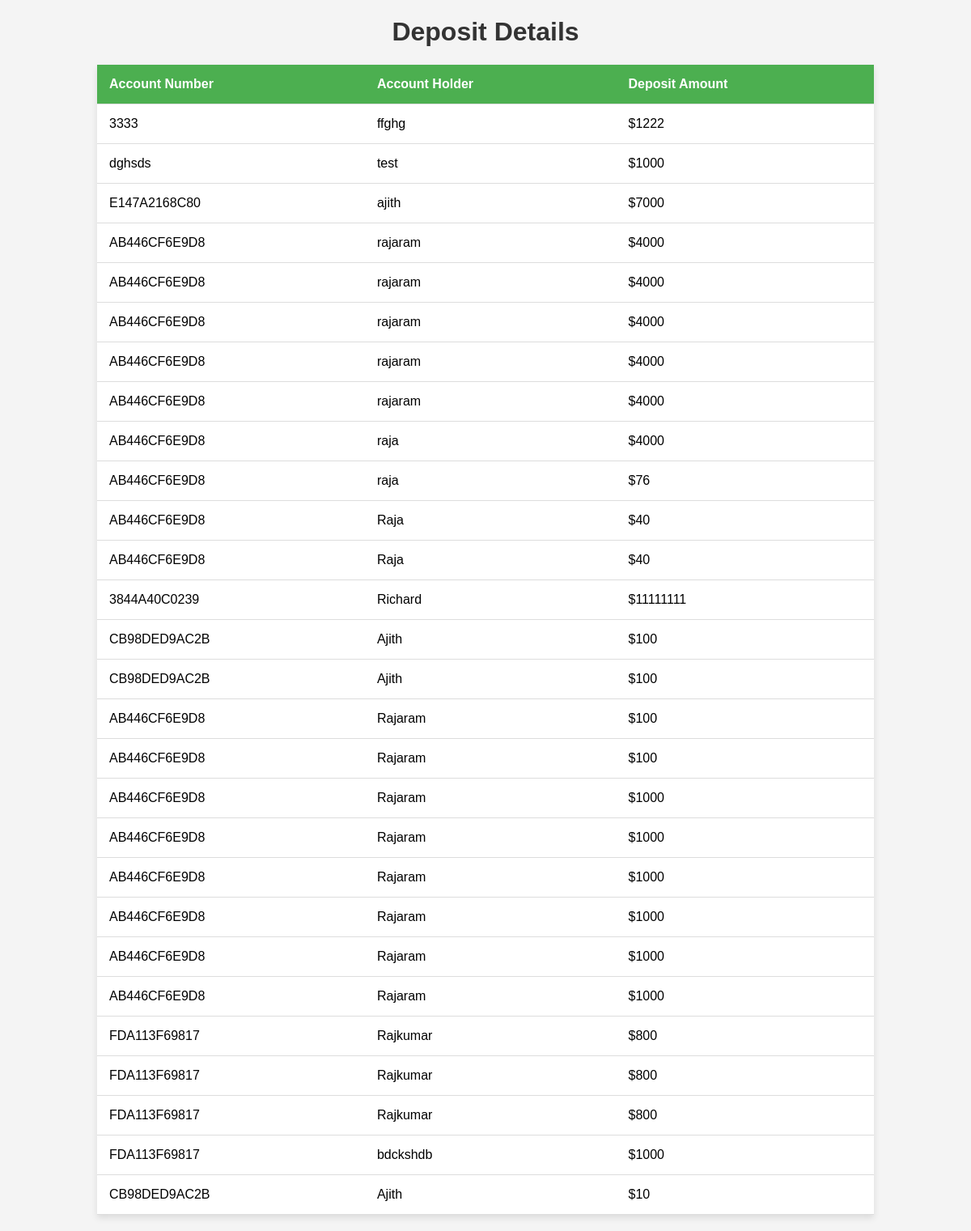
Screenshot of /showalldeposit with the database file from the repository.
### application.py (models this page shows, shortened)
class Deposit(db.Model):
    id = db.Column(db.Integer, primary_key=True)
    account_number = db.Column(db.String(20), nullable=False)
    account_holder = db.Column(db.String(80), nullable=False)
    deposit_amount = db.Column(db.String(20), nullable=False)

### application.py (the view)
@application.route('/showalldeposit')
def showalldeposit():
    try:
        deposit_details = Deposit.query.all()
        return render_template('showalldeposit.html', deposit_details=deposit_details)
    except Exception as e:
        return f"Error: {str(e)}"

### templates/showalldeposit.html (shortened to what this page needs)
<!DOCTYPE html>
<html lang="en">
<head>
</head>
<body>
    <h1>Deposit Details</h1>
    <table>
        <tr>
            <th>Account Number</th>
            <th>Account Holder</th>
            <th>Deposit Amount</th>
        </tr>
        {% for deposit in deposit_details %}
        <tr>
            <td>{{ deposit.account_number }}</td>
            <td>{{ deposit.account_holder }}</td>
            <td>${{ deposit.deposit_amount }}</td>
        </tr>
        {% endfor %}
    </table>
</body>
</html>

### templates/showalldeposit.html (style rules this page uses)
body { font-family: 'Arial', sans-serif; background-color: #f4f4f4; margin: 0; padding: 0; }
h1 { text-align: center; color: #333; }
table { width: 80%; margin: 20px auto; border-collapse: collapse; box-shadow: 0 4px 8px rgba(0, 0, 0, 0.1); background-color: #fff; }
th, td { padding: 15px; text-align: left; border-bottom: 1px solid #ddd; }
th { background-color: #4CAF50; color: white; }

### rows the page displays
Deposit: account_number "3333", account_holder "ffghg", deposit_amount "1222"
Deposit: account_number "dghsds", account_holder "test", deposit_amount "1000"
Deposit: account_number "E147A2168C80", account_holder "ajith", deposit_amount "7000"
Deposit: account_number "AB446CF6E9D8", account_holder "rajaram", deposit_amount "4000"
Deposit: account_number "AB446CF6E9D8", account_holder "rajaram", deposit_amount "4000"
Deposit: account_number "AB446CF6E9D8", account_holder "rajaram", deposit_amount "4000"
Deposit: account_number "AB446CF6E9D8", account_holder "rajaram", deposit_amount "4000"
Deposit: account_number "AB446CF6E9D8", account_holder "rajaram", deposit_amount "4000"
Deposit: account_number "AB446CF6E9D8", account_holder "raja", deposit_amount "4000"
Deposit: account_number "AB446CF6E9D8", account_holder "raja", deposit_amount "76"
Deposit: account_number "AB446CF6E9D8", account_holder "Raja", deposit_amount "40"
Deposit: account_number "AB446CF6E9D8", account_holder "Raja", deposit_amount "40"
Deposit: account_number "3844A40C0239", account_holder "Richard", deposit_amount "11111111"
Deposit: account_number "CB98DED9AC2B", account_holder "Ajith", deposit_amount "100"
Deposit: account_number "CB98DED9AC2B", account_holder "Ajith", deposit_amount "100"
Deposit: account_number "AB446CF6E9D8", account_holder "Rajaram", deposit_amount "100"
Deposit: account_number "AB446CF6E9D8", account_holder "Rajaram", deposit_amount "100"
Deposit: account_number "AB446CF6E9D8", account_holder "Rajaram", deposit_amount "1000"
Deposit: account_number "AB446CF6E9D8", account_holder "Rajaram", deposit_amount "1000"
Deposit: account_number "AB446CF6E9D8", account_holder "Rajaram", deposit_amount "1000"
Deposit: account_number "AB446CF6E9D8", account_holder "Rajaram", deposit_amount "1000"
Deposit: account_number "AB446CF6E9D8", account_holder "Rajaram", deposit_amount "1000"
Deposit: account_number "AB446CF6E9D8", account_holder "Rajaram", deposit_amount "1000"
Deposit: account_number "FDA113F69817", account_holder "Rajkumar", deposit_amount "800"
Deposit: account_number "FDA113F69817", account_holder "Rajkumar", deposit_amount "800"
Deposit: account_number "FDA113F69817", account_holder "Rajkumar", deposit_amount "800"
Deposit: account_number "FDA113F69817", account_holder "bdckshdb", deposit_amount "1000"
Deposit: account_number "CB98DED9AC2B", account_holder "Ajith", deposit_amount "10"
